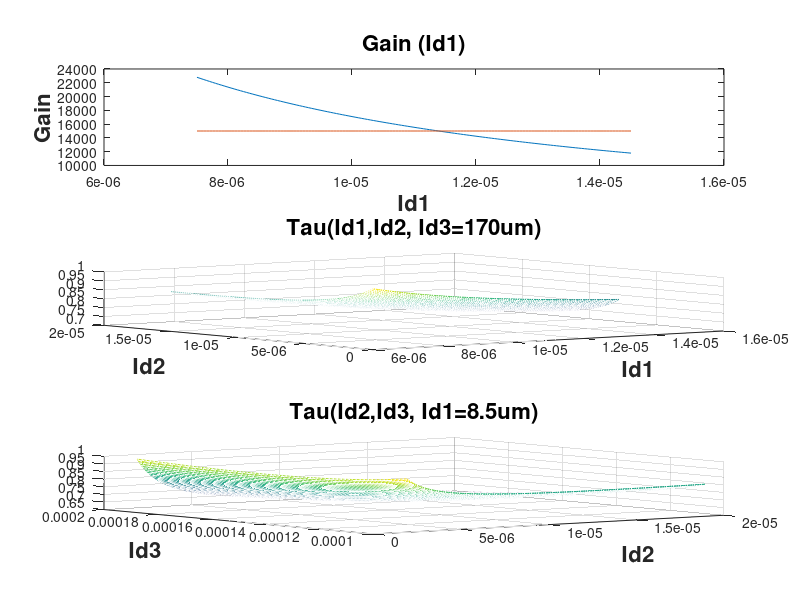
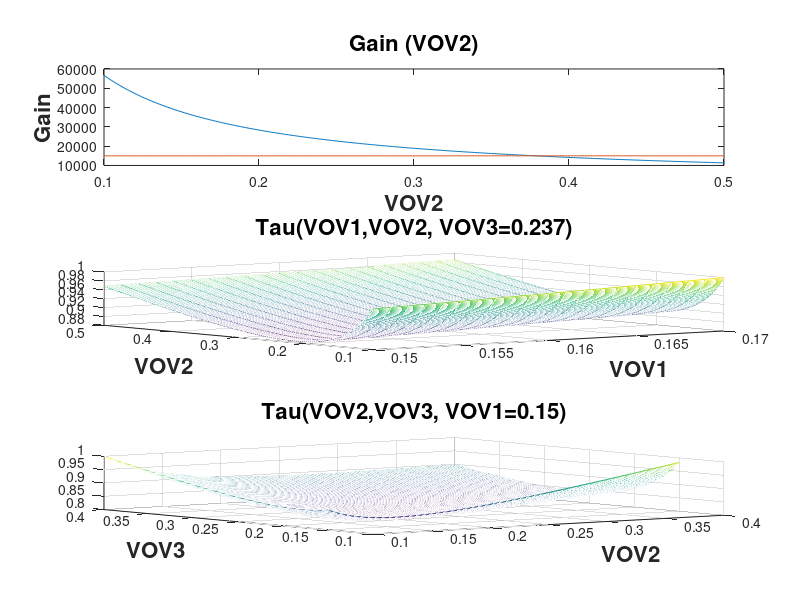

Here is the MATLAB script that generated these plots, in order:
% EE2124 Matlab Script to Optimize Transimpedance Amplifier
clear all; clc;
%addpath('/usr/class/ee114/matlab/hspice_toolbox')

% Setup
format short eng;

% Parameters
uCox = 50e-6;
Cox = 2.3e-3;% fF/um^2
mu_n = uCox/Cox;
Cl = 2*500e-15;
Cin = 100e-15;
Rl = 10e3/2;
Vtn = 1; % Closer than Vth0
Lmin=1e-6;
lambda=0.1;
VDD= 2.5;

% Constraints
freq_target = 90e6; % > 90
power_target = 2.25e-3; % 5v * Itotal
I_total = 2e-3/5 % 400uA
Aspec=15e3;

%% Initial Estimations
VOV3=0.2; % Will multiply the bigger current

% Id3 & gm3
tau_target=1/(freq_target*2*pi); % Total available Tau
tau_target_out=0.35*tau_target; % Guess tau out = 35% of tau Total
gm3 = (Cl/tau_target_out);
Id3 = VOV3*gm3/2 % 

% Set Id2 & 3 based on budget
Id2= (I_total-2*Id3)/4*3/4% Needs high gm2 
Id1= (I_total-2*Id3)/4*1/4% 

%% gm_l2
Vg3 = VOV3 + 0 + Vtn; % DC Output requirement (close to 0)
VOV_L2 = (VDD - Vg3 - Vtn);
gm_l2 = (2*Id2/VOV_L2)/1.2;
R_l2 = 1/gm_l2;

%% gm_l1 
VOV_L1 = sqrt(2*Id1/(uCox*2))
gm_l1 = 2*Id1/VOV_L1;
R_l1 = 1/gm_l1;

%% gm2
gm2 = Aspec/(R_l1*R_l2*0.8);
VOV2= 2*Id2/gm2
%VOV2=0.2;
%gm2 = 2*Id2/VOV2;

%% gm1
VOV1BIAS=1.3;
VOV1 = 0 - (VOV1BIAS-2.5)- Vtn
gm1 = 2* Id1/VOV1;

% Core Transistor Sizing
W3 = 2*Id3/(uCox*VOV3^2)*Lmin;
W3_ratio = max(2,round(W3/Lmin));

W_L2 = gm_l2/(uCox*VOV_L2)*Lmin;
W_L2_ratio = max(2,round(W_L2/Lmin));
W2 = gm2/(uCox*VOV2)*Lmin;
W2_ratio = max(2,round(W2/Lmin));

W_L1 = gm_l1/(uCox*VOV_L1)*Lmin;
W_L1_ratio = max(2,round(W_L1/Lmin));

W1 = gm1/(uCox*VOV1)*Lmin;
W1_ratio = max(2,round(W1/Lmin));

sprintf('.param W_1=%du\n.param W_2=%du\n.param W_3=%du\n.param W_L1=%du\n.param W_L2=%du',W1_ratio,W2_ratio,W3_ratio,W_L1_ratio,W_L2_ratio)

%the gate bias for curent mirrors is set by a diode connected NMOS which
%has as current source to the drain

%biasing circuot 
Iref = 21e-6;
W_dr = 5e-6;
L_dr = 2e-6;
vdd=2.5;
vt=0.5;
vss = -2.5;
Vov_pmos = -1;

Iref_actual= (uCox/4)*(W_dr/L_dr)*(Vov_pmos)^2;
vov_dr= sqrt((2*Iref)/(uCox*(W_dr/L_dr)));
vds_pmos= 2.5-vov_dr+vss;
Lmin_cs=2e-6;
vbiasgen = vov_dr+0.5+vss;
res =(vdd-vbiasgen)/Iref;

Mb1_ratio= round(Id1/((uCox/2)*(vbiasgen-vss-vt)^2));
Mb2_ratio= round(Id2/((uCox/2)*(vbiasgen-vss-vt)^2));
Mb3_ratio= round(Id3/((uCox/2)*(vbiasgen-vss-vt)^2));

Mb1_Width = Mb1_ratio*Lmin_cs;
Mb2_Width= Mb2_ratio*Lmin_cs;
Mb3_Width = Mb3_ratio*Lmin_cs;

% Bias source sizing based on current requirements
Wb1_ratio= round(Id1/((uCox/2)*(vbiasgen-vss-0.5)^2)*2);
Wb2_ratio= round(Id2/((uCox/2)*(vbiasgen-vss-0.5)^2)*2);
Wb3_ratio= round(Id3/((uCox/2)*(vbiasgen-vss-0.5)^2)*2);
sprintf('.param WB1=%du\n.param WB2=%du\n.param WB3=%du',Wb1_ratio,Wb2_ratio,Wb3_ratio)


%% ZVTC based Models 

% Coeffitients
alpha1= 0.26; % Csb1/Cgs1 
beta1 = 0.25; % Cgd1/Cgs1
gamma1 = 0.41; % Cdb1/Cgs1
beta2 = beta1;
gamma2 = gamma1;
beta3 = beta2;

A = 1+alpha1;
B = beta1 + gamma1;
C = beta2;
D = gamma2;
E = beta3;
F = C+1;
G = C+D;
H = E + 1/6;

% Tau 
t0_vov = (2*Lmin^2)/(3*mu_n); % T0 by Vov 
tau_in = 5/6*(Cin*VOV1/2/Id1 + A*t0_vov/VOV1)
tau_out = 5/6*(t0_vov/VOV3 + VOV3*Cl/2/Id3)
tau_core = 2 * t0_vov * VOV2.*( Aspec/0.8 * ( B* Id1./VOV1^2 + (F+C*VOV_L2/VOV2)*Id2./VOV2^2) + VOV_L2./(2*Id2).*(G*Id2./VOV2^2 + H*Id3/VOV3^2))
tau_total = tau_in + tau_out + tau_core;
f3db = 1/(tau_total*2*pi)

%% Fine tuning 
Id1=8.5e-6; Id2=17.9e-6; Id3=170e-6;
VOV_L1=0.3832;
VOV1=0.154;
VOV2=0.2819;
VOV_L2=0.393;
VOV3=0.346;  

tau_in = 5/6*(Cin*VOV1/2/Id1 + A*t0_vov/VOV1)
tau_out = 5/6*(t0_vov/VOV3 + VOV3*Cl/2/Id3)
tau_core = 2 * t0_vov * VOV2.*( Aspec/0.8 * ( B* Id1./VOV1^2 + (F+C*VOV_L2/VOV2)*Id2./VOV2^2) + VOV_L2./(2*Id2).*(G*Id2./VOV2^2 + H*Id3/VOV3^2))
tau_total = tau_in + tau_out + tau_core
f3db = 1/(tau_total*2*pi)
gain=VOV_L1./(2*Id1).*VOV_L2./VOV2*(0.8)^2

%% Id Tuning 

VOV_L1=0.3832; VOV1=0.154; VOV2=0.2819; VOV_L2=0.393; VOV3=0.346;
Id3=170e-6;
Id1=[8.5e-6 - 1e-6 : .05e-6: 8.5e-6 + 6e-6]; 
Id2=[17.9e-6 - 14e-6 : .05e-6: 17.9e-6 + 1e-6]; 
 
[I1,I2] = meshgrid(Id1,Id2);

tau_in = 5/6*(Cin*VOV1./2./I1 + A*t0_vov./VOV1);
tau_out = 5/6*(t0_vov./VOV3 + VOV3*Cl/2/Id3);
tau_core = 2 * t0_vov * VOV2.*( Aspec/0.8 * ( B* I1./VOV1.^2 + (F+C*VOV_L2./VOV2)*I2./VOV2.^2) + VOV_L2./(2*I2).*(G*I2./VOV2.^2 + H*Id3./VOV3.^2));
tau_total = tau_in + tau_out + tau_core;

gain_i1=VOV_L1./(2*Id1).*VOV_L2./VOV2*(0.8)^2;

figure(1);
subplot(3,1,1); 
plot(Id1,gain_i1, Id1, Aspec*ones(1,length(Id1))); 
title ('Gain (Id1)');
xlabel('Id1')
ylabel('Gain');

subplot(3,1,2);
mesh(Id1,Id2,tau_total./max(max(tau_total)));
title ('Tau(Id1,Id2, Id3=170um)');
xlabel('Id1')
ylabel('Id2') 


Id3=[170e-6 - 70e-6 : 0.5e-6: 200e-6]; Id1=8.5e-6;
Id2=[17.9e-6 - 16e-6 : .1e-6: 17.9e-6 + 1e-6]; 
[I2,I3] = meshgrid(Id2,Id3);

tau_in = 5/6*(Cin*VOV1./2./Id1 + A*t0_vov./VOV1);
tau_out = 5/6*(t0_vov./VOV3 + VOV3*Cl/2./I3);
tau_core = 2 * t0_vov * VOV2.*( Aspec/0.8 * ( B* Id1./VOV1.^2 + (F+C*VOV_L2./VOV2)*I2./VOV2.^2) + VOV_L2./(2*I2).*(G*I2./VOV2.^2 + H*I3./VOV3.^2));
tau_total = tau_in + tau_out + tau_core;

subplot(3,1,3);
mesh(Id2,Id3,tau_total./max(max(tau_total)));
title ('Tau(Id2,Id3, Id1=8.5um)');
xlabel('Id2')
ylabel('Id3') 

figureHandle = gcf; 
set(findall(figureHandle,'type','text'),'fontSize',16,'fontWeight','bold')

% VOV 1-2 tuning
Id1=8.5e-6; Id2=17.9e-6; Id3=170e-6;
VOV_L1=0.3832;
VOV_L2=0.393; 
VOV3=0.237;% 0.321<- actual opt; model ?0.237

VOV1=[0.15:0.001:0.17];
VOV2=[0.1:0.001:0.5]; 
[VO1,VO2] = meshgrid(VOV1,VOV2);

tau_in = 5/6*(Cin*VO1./2/Id1 + A*t0_vov./VO1);
tau_out = 5/6*(t0_vov./VOV3 + VOV3*Cl/2/Id3);
tau_core = 2 * t0_vov * VO2.*( Aspec/0.8 * ( B* Id1./VO1.^2 + (F+C*VOV_L2./VO2)*Id2./VO2.^2) + VOV_L2./(2*Id2).*(G*Id2./VO2.^2 + H*Id3./VOV3.^2));
tau_total = tau_in + tau_out + tau_core;
gain_vo2=VOV_L1./(2*Id1).*VOV_L2./VOV2*(0.8)^2;

figure(2);

subplot(3,1,1);
plot(VOV2,gain_vo2,VOV2, Aspec*ones(1,length(VOV2)));
title ('Gain (VOV2)');
xlabel('VOV2')
ylabel('Gain');

subplot(3,1,2);
mesh(VOV1,VOV2,tau_total./max(max(tau_total)));
title ('Tau(VOV1,VOV2, VOV3=0.237)');
xlabel('VOV1')
ylabel('VOV2') 

VOV1=0.15;
VOV3=[0.15:0.001:0.4]; 
VOV2=[0.1:0.001:0.4];
[VO2,VO3] = meshgrid(VOV2,VOV3);
tau_in = 5/6*(Cin*VOV1./2/Id1 + A*t0_vov./VOV1);
tau_out = 5/6*(t0_vov./VO3 + VO3*Cl/2/Id3);
tau_core = 2 * t0_vov * VO2.*( Aspec/0.8 * ( B* Id1./VOV1.^2 + (F+C*VOV_L2./VO2)*Id2./VO2.^2) + VOV_L2./(2*Id2).*(G*Id2./VO2.^2 + H*Id3./VO3.^2));
tau_total = tau_in + tau_out + tau_core;

subplot(3,1,3);
mesh(VOV2,VOV3,tau_total./max(max(tau_total)));
title ('Tau(VOV2,VOV3, VOV1=0.15)');
xlabel('VOV2')
ylabel('VOV3')
 
figureHandle = gcf; 
set(findall(figureHandle,'type','text'),'fontSize',16,'fontWeight','bold')
return

%%

f3db = 1/(tau_total*2*pi);








%%
%plot(Id2,tau_core);


title ('Tau(Id1,Id2)');
xlabel('Id1')
ylabel('ID2')
%hleg1 = legend('V_{ov,min}=0.1541)','NorthWest');

%set(hleg1,'FontSize',16);
figureHandle = gcf;
%# make all text in the figure to size 14 and bold
set(findall(figureHandle,'type','text'),'fontSize',16,'fontWeight','bold')
%%
x = -8:.5:8; y=x;
[X,Y] = meshgrid(x,y);
R=sqrt(X.^2 + Y.^2) + eps;
Z = sin(R)./R;
mesh(x,y,Z);
%% Load Simulation Data 
%h = loadsig('part3.sw0');
%lssig(h)
%idn = evalsig(h,'i_mn1');

% Visualization
%figure(1);
%plot(vds, idn, 'linewidth', 2);
%set(gca,'FontSize',14);
%title('NMOS 10/1')
%xlabel('V_D_S [V]');
%ylabel('I_D [A]');
%grid;

